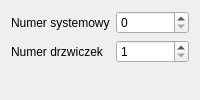
               <widget class="QWidget" name="floppy8">
                <layout class="QFormLayout" name="formLayout_3">
                 <item row="0" column="0">
                  <widget class="QLabel" name="label_18">
                   <property name="toolTip">
                    <string>numer systemowy jednostki dysków elastycznych (według numeracji urządzeń znakowych)</string>
                   </property>
                   <property name="text">
                    <string>Numer systemowy</string>
                   </property>
                   <property name="buddy">
                    <cstring>chflop_no</cstring>
                   </property>
                  </widget>
                 </item>
                 <item row="0" column="1">
                  <widget class="QSpinBox" name="chflop_no">
                   <property name="toolTip">
                    <string>numer systemowy jednostki dysków elastycznych (według numeracji urządzeń znakowych)</string>
                   </property>
                   <property name="maximum">
                    <number>31</number>
                   </property>
                  </widget>
                 </item>
                 <item row="1" column="0">
                  <widget class="QLabel" name="label_19">
                   <property name="toolTip">
                    <string>numer drzwiczek jednostki dysków elastycznych</string>
                   </property>
                   <property name="text">
                    <string>Numer drzwiczek</string>
                   </property>
                   <property name="buddy">
                    <cstring>chflop_door</cstring>
                   </property>
                  </widget>
                 </item>
                 <item row="1" column="1">
                  <widget class="QSpinBox" name="chflop_door">
                   <property name="toolTip">
                    <string>numer drzwiczek jednostki dysków elastycznych</string>
                   </property>
                   <property name="minimum">
                    <number>1</number>
                   </property>
                   <property name="maximum">
                    <number>4</number>
                   </property>
                  </widget>
                 </item>
                </layout>
               </widget>
